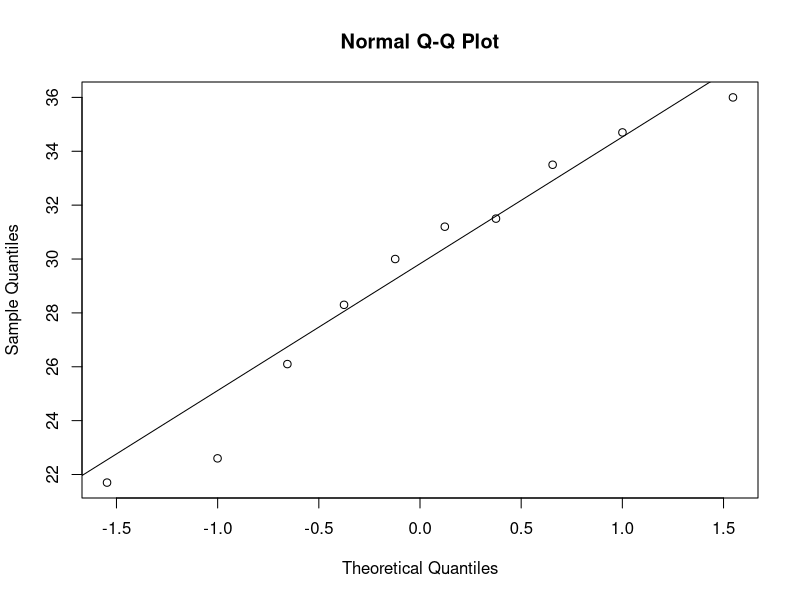
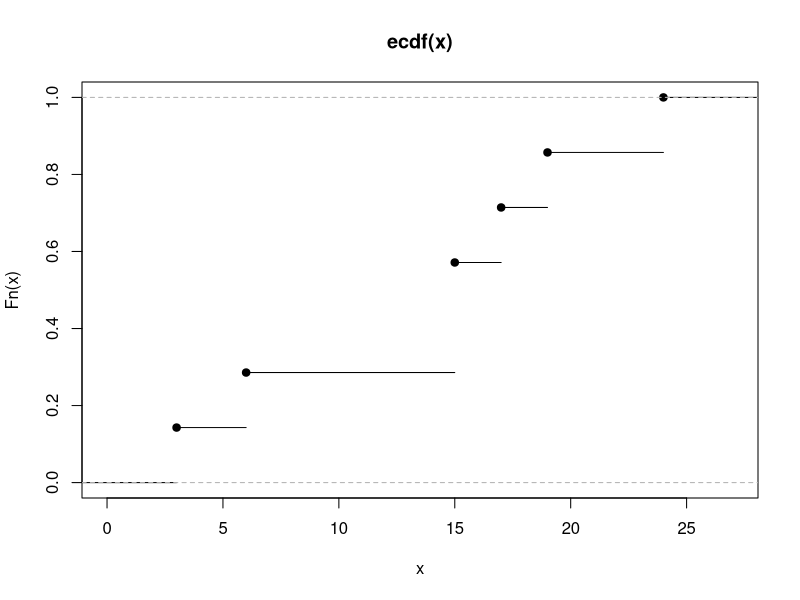
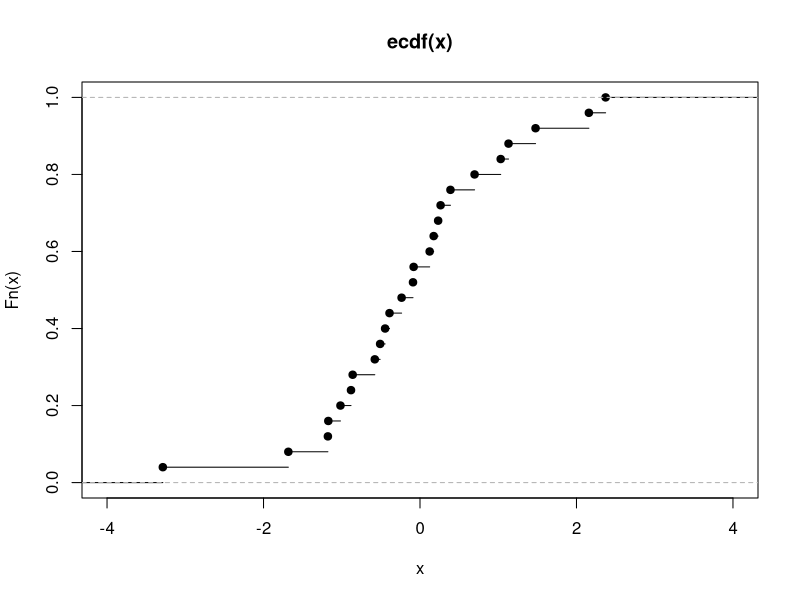

Write the R code that produced these figures, in order. (Note: this script raises an error after producing the figures.)
## ---- chunk 1
library(datasets)
library(gtools)
## ---- chunk 2
split_data <- function(dat, splits=c(.5, .5), fudge=1) {
  stopifnot(all(splits) >= 0, fudge <= length(splits))
  splits <- (splits / sum(splits))
  n_dat_sum <- round(nrow(dat) * splits)
  n_dat_sum[fudge] <- (nrow(dat) - sum(n_dat_sum[-fudge]))
  split(dat, sample(rep(1:length(splits), n_dat_sum)))
}
## ---- chunk 3
split_data(mtcars) # 50/50 split by default
split_data(mtcars, splits=c(.2, .4, .3, .1)) # 20/40/30/10 split≈
## ---- chunk 4
qq_example_x <- c(21.7, 22.6 , 26.1, 28.3, 30, 31.2, 31.5, 33.5, 34.7, 36)
qqnorm(qq_example_x)        # plot points to the quantiles of the standard normal on the x axis. 
qqline(qq_example_x)        # adds a straight line through the first and thrid quartiles of the data. 
## ---- chunk 5
empirical_example_x <- c(3, 6, 15, 15, 17, 19, 24) 
plot.ecdf(empirical_example_x) 
empirical_example_x <- rnorm(25) 
plot.ecdf(empirical_example_x, xlim = c(-4, 4))                 # adjust x range 
# curve(pnorm(empirical_example_x), col = "blue" , add = TRUE)  # impose normal cdf  
# abline(v = 25, col = "red")                                   # add vertical line
## ---- chunk 6
#tapply(x$y, z$y, mean)  #example, no data though :( 
#observed <- output of one minus the other
## ---- chunk 7
runif(4, min=3, max=13)
## ---- chunk 8
rnorm(10)
## ---- chunk 9
x <- 10:14
sample(x, size=4)
## ---- chunk 10
# src size, dst size, vector, remove duplicates
y <- 1:100
permutations(8,4,y, set=FALSE)
#yeilds 1680 permutations

#same params as permutate
combinations(8,4,y, set=FALSE)
#yeilds 70 combinations
## ---- chunk 11

## ---- chunk 12
student_profile_csv <- "Student,Sex,Class,Grade
Mary,F,F,A
James,M,So,A
Linda,F,J,A
Alice,F,Se,B
Lindsay,F,Se,C
Ben,M,J,A
Jane,F,So,C
Christy,F,F,B
Mike,M,J,A
Steve,M,So,B
Paul,M,Se,B
Janet,F,J,B
Vicky,F,F,C
Roman,M,F,D
Victoria,F,J,A
Luke,M,J,F
Maddie,F,J,C
Evan,M,Se,D
Ruby,F,Se,C
Miranda,F,J,B
Cole,M,So,A
Kelsie,F,Se,F
Alex,M,F,B
Grace,F,So,C
Matt,M,J,C
Dona,F,F,D
Madelyn,F,Se,B
Stephen,M,J,C
David,M,F,C
Mandy,F,J,D"
designdata <- read.csv(textConnection(student_profile_csv))
head(designdata)    # head print out the first few entries
nrow(designdata)    # prints out the number of rows 
## ---- chunk 13
assignrand <- function(x) 
{
  half     <- floor(length(x)/2);
  indicies <- sample(1:length(x), half)
  t1 <- x[indicies]
  t2 <- x[-indicies]
  cat("Treatment1: ", t1, "\n")
  cat("Treatment2: ", t2)
  return(list(t1, t2))
}
## ---- chunk 14
treatments = assignrand(levels(designdata$Student))
print(treatments[1])
print(treatments[2])
## ---- chunk 15
treatments <- assignrand((1:nrow(designdata)))

treatment1Population <- designdata[unlist(treatments[1]),]
treatment2Population <- designdata[unlist(treatments[2]),]

treatment1a <- which(treatment1Population$Grade == 'A')
numA1 <- length(treatment1a)
treatment2a <- which(treatment2Population$Grade == 'A')
numA2 <- length(treatment2a)

if (numA1 > numA2) {
  cat("Treatment 1 has more A students than treatment 2.\n")
} else if (numA1 == numA2) {
  cat("Both treatements have an equal number of A students.\n")
}else {
  cat("Treatment 2 has more A students than treatement 1.\n")
}

ftable(treatment1Population$Grade)  # ftable == flat contengency table 
ftable(treatment2Population$Grade)

par(mfrow=c(1,2)) # par == sets parameters for graphs this means 1 row and 2 columns
plot(treatment1Population$Grade, main="Grades of Students\nReceiving Treatment 1", xlab='Grade', ylab='Frequency')
plot(treatment2Population$Grade, main='Grades of Students\nReceiving Treatment 2', xlab='Grade', ylab='Frequency')
## ---- chunk 16
male = transform(subset(designdata, subset=Sex == 'M'), Block = 'Male')     # transform == adds entry to a table
female = transform(subset(designdata, subset=Sex == 'F'), Block = 'Female')
maleTreatments = assignrand(1:nrow(male))

femaleTreatments = assignrand(1:nrow(female))

maleT1 = transform(male[unlist(maleTreatments[1]),], Treatment=1)
maleT2 = transform(male[unlist(maleTreatments[2]),], Treatment=2)
femaleT1 = transform(female[unlist(femaleTreatments[1]),], Treatment=1)
femaleT2 = transform(female[unlist(femaleTreatments[2]),], Treatment=2)

augmentedData = rbind(maleT1, maleT2, femaleT1, femaleT2)
subset(augmentedData, select = c(Student, Block, Treatment))
## ---- chunk 17
male<-subset(augmentedData, Sex=='M')
maleone<-subset(male, Treatment=='1')
maletwo<-subset(male, Treatment=='2')
treatmentmaleone<-which(maleone$Grade=='A')
numA1<-length(treatmentmaleone)
treatmentmaletwo<-which(maletwo$Grade=='A')
numA2<-length(treatmentmaletwo)
if (numA1 > numA2) {
  cat("Treatment 1 has more A students than treatment 2.\n")
} else if (numA1 == numA2) {
  cat("Both treatements have an equal number of A students.\n")
}else {
  cat("Treatment 2 has more A students than treatement 1.\n")
}

par(mfrow=c(1,2))
plot(maletwo$Grade, main='Grades of Male Students Receiving Treatment Two', xlab='Grade', ylab='Frequency')
plot(maleone$Grade, main='Grades of Male Students Receiving Treatment One', xlab='Grade', ylab='Frequency')
## ---- chunk 18
female<-subset(augmentedData, Sex=='F')
femaleone<-subset(female, Treatment=='1')
femaletwo<-subset(female, Treatment=='2')
treatmentfemaleone<-which(femaleone$Grade=='A')
numA1<-length(treatmentfemaleone)
treatmentfemaletwo<-which(femaletwo$Grade=='A')
numA2<-length(treatmentfemaletwo)
if (numA1 > numA2) {
  cat("Treatment 1 has more A students than treatment 2.\n")
} else if (numA1 == numA2) {
  cat("Both treatements have an equal number of A students.\n")
}else {
  cat("Treatment 2 has more A students than treatement 1.\n")
}

par(mfrow=c(1,2))
plot(femaleone$Grade, main='Grades of Female Students Receiving Treatment One', xlab='Grade', ylab='Frequency')
plot(femaletwo$Grade, main='Grades of Female Students Receiving Treatment Two', xlab='Grade', ylab='Frequency')
## ---- chunk 19
classLevels = levels(augmentedData$Class)
sexLevels = levels(augmentedData$Sex)
pairs = c()
for (i in 1:length(classLevels)) {
  for (j in 1:length(sexLevels)) {
    #segment the data by a given factor
    cohort = subset(augmentedData,
                     Sex == sexLevels[j] & Class == classLevels[i])
    cat("class:", classLevels[i], "sex:", sexLevels[j], "number: ", nrow(cohort), "\n")
    indicies = sample(nrow(cohort), size=2, replace=F)
    selection1 = strtoi(rownames(cohort[indicies[1],]))
    selection2 = strtoi(rownames(cohort[indicies[2],]))
    #this gives us all eight pairs. each pair is a column
    pairs = cbind(pairs, c(selection1, selection2)) # cbind -> is column binding 
  }
}

chosen = sample(8, size=3)
#These are row numbers in the original dataframe
print(pairs[,chosen])
## ---- chunk 20
finalPairs = pairs[,chosen]

assignrandpairs = function(x) {
  t1 = list()
  t2 = list()
  for (i in 1:3) {
    randTreatOne = sample(1:2, size=1)
    t1temp = finalPairs[randTreatOne, i]
    t1 = c(t1, t1temp)
    t2temp = finalPairs[-randTreatOne, i]
    t2 = c(t2, t2temp)
  }
  return(list(t1, t2))
}
treatments = assignrandpairs(finalPairs)
print(treatments[1])

print(treatments[2])

treatment1Population = designdata[unlist(treatments[1]),]
treatment2Population = designdata[unlist(treatments[2]),]

treatment1a = which(treatment1Population$Grade == 'A')
numA1 = length(treatment1a)
treatment2a = which(treatment2Population$Grade == 'A')
numA2 = length(treatment2a)

if (numA1 > numA2) {
  cat("Treatment 1 has more A students than treatment 2.\n")
} else if (numA1 == numA2) {
  cat("Both treatements have an equal number of A students.\n")
}else {
  cat("Treatment 2 has more A students than treatement 1.\n")
}

ftable(treatment1Population$Grade)

ftable(treatment2Population$Grade)

par(mfrow=c(1,2))
plot(treatment1Population$Grade, main="Grades of Students\nReceiving Treatment 1", xlab='Grade', ylab='Frequency')
plot(treatment2Population$Grade, main='Grades of Students\nReceiving Treatment 2', xlab='Grade', ylab='Frequency')
## ---- chunk 21
library(gtools)

values = c(29,25,22,18,23,28)
indicies = combinations(length(values), 3, 1:length(values))
diffMeans = list()
for(i in 1:(length(indicies[,1]))) {
  diffMeans = c(diffMeans, mean(values[indicies[i,]])-mean(values[-indicies[i,]]))
  cat(
    i,
    ":",
    values[indicies[i,]],
    "\t",
    values[-indicies[i,]],
    "\t",
    mean(values[indicies[i,]])-mean(values[-indicies[i,]]),
    "\n"
  )
}
## ---- chunk 22
diffMeans = unlist(diffMeans)
diffMeans = unlist(diffMeans)
hist(diffMeans, freq=F, xlab="Difference in the Means", main= "Histogram of the Differences in the Means")

## ---- chunk 23
cat("mean: ", mean(diffMeans), "\n")
cat("sd: ", sd(diffMeans))
## ---- chunk 24
originalDifference = mean(c(29,25,22))-mean(c(18,23,28))
higher = which(diffMeans >= originalDifference)
percentHigher = length(higher)/length(diffMeans)*100
cat(percentHigher, "% of the allocations are higher than ", originalDifference, "\n", sep="")
## ---- chunk 25
pval = 1-pnorm(originalDifference, mean=0, sd=sd(diffMeans))
ppercent = 100*pval
cat("In a normal distribution, ", ppercent, "% of the data is higher than ", originalDifference, "\n", sep="")

cat("This is ", percentHigher - ppercent, "% higher than the p-value of the data's combinations.\n", sep="")
## ---- chunk 26
pval2 = 1-pnorm(originalDifference, mean=0, sd=sd(diffMeans)+1)
ppercent2 = 100*pval2
pval3 = 1-pnorm(originalDifference, mean=0, sd=sd(diffMeans)-1)
ppercent3 = 100*pval3
cat("If you increase the standard deviation by 1, the pvalue becomes ", pval2, "\n", sep="")

cat("If you decrease the standard deviation by 1, the pvalue becomes ", pval3, "\n", sep="")
## ---- chunk 27
x <- c('H','H','H','L','L','L','L','H')
y <- seq(1:8)
z <- combinations(8,4,y)
Drug <- z
Placebo <- z
Difference <- vector(mode = "numeric", length = 0)
for(i in 1:length(z[,1]))
{
  Drug[i,] <- x[z[i,]]
  Placebo[i,] <- x[-z[i,]]
}
for(i in 1:length(z[,1]))
{
  Difference[i] <- ((length(which(Drug[i,] == 'L'))/4) 
                    - (length(which(Placebo[i,] == 'L'))/4))
}
m <- cbind(Drug, Placebo, Difference)
m[1:20,]
## ---- chunk 28
length(z[,1])
## ---- chunk 29
s <- sqrt(0.5*(1-0.5)*((1/4) + (1/4)))
s
## ---- chunk 30
g <- seq(-1.5,1.5, by = .01)
plot(g,dnorm(g, 0, s), type = 'l', col = 'blue')
b <- c(-3*s, -2*s, -s, s, 2*s, 3*s)
abline(v = b, col = 'red')
## ---- chunk 31
t = ((1/4) - (3/4))
t
## ---- chunk 32
p <- 1 - pnorm(t, 0, s)
p
## ---- chunk 33
c <- seq(-1, 1, by = 0.5)
p <- 1 - pnorm(c, 0, s)
p

c[which.max(c[which(p >= 0.01)])]
